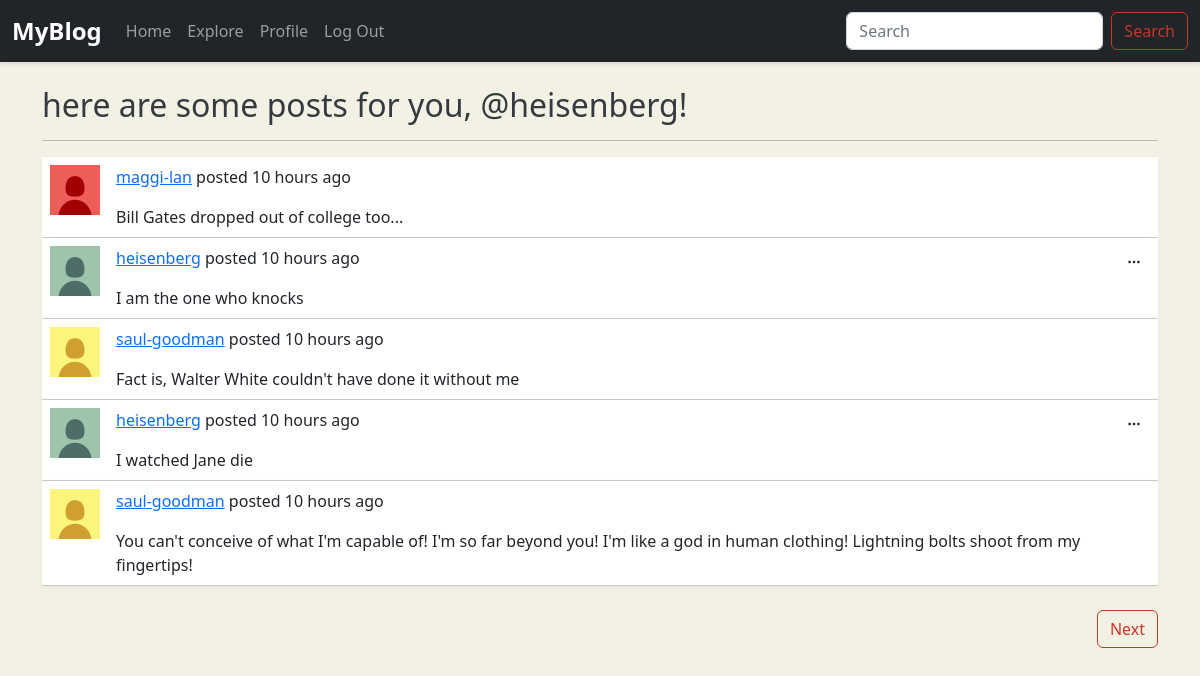
The app's page /explore (signed in) with its own data.
### tables this page shows
CREATE TABLE users (
id INTEGER PRIMARY KEY AUTOINCREMENT,
username TEXT UNIQUE NOT NULL,
hash TEXT NOT NULL,
name TEXT,
bio TEXT,
pfp TEXT);

CREATE TABLE posts (
id INTEGER PRIMARY KEY AUTOINCREMENT,
user_id INTEGER NOT NULL,
content TEXT NOT NULL,
post_time TIMESTAMP DEFAULT CURRENT_TIMESTAMP,
FOREIGN KEY (user_id) REFERENCES users(id) ON DELETE CASCADE);

### app.py (the view)
@app.route("/explore")
@login_required
def explore():
    cursor = get_db().cursor()
    page = int(request.args.get("page", 1))
    per_page = 5
    offset = (page - 1) * per_page
    cursor.execute("SELECT posts.id, username, content, post_time, users.pfp FROM posts JOIN users ON users.id = user_id ORDER BY post_time DESC LIMIT ? OFFSET ?", (per_page, offset))
    posts = cursor.fetchall()
    for i in range(len(posts)):
        posts[i] = dict(posts[i])
        post = posts[i]
        post["post_time"] = time_ago(post["post_time"])
    cursor.execute("SELECT COUNT(*) FROM posts")
    total_posts = cursor.fetchone()[0]
    total_pages = (total_posts + per_page - 1) // per_page
    print(total_pages)
    return render_template("explore.html", posts=posts, page=page, total_pages=total_pages)

### app.py (called while the page is built)
@app.teardown_appcontext # this will automatically close the db connection after each request
def close_connection(exception):
    db = g.pop('db', None)
    if db is not None:
        db.close()

### helper.py (called while the page is built)
def get_db():
    if 'db' not in g:  # 'g' is a temporary storage object
        g.db = connect("blog.db") # 'db' is an attribute in which we are going to store the connection
        g.db.row_factory = Row  #rows will be a list while row will be an object
    return g.db

def login_required(main): # decorator function
    @wraps(main) # helps in importing some meta data to the inner function --> no use, it just makes stuff easier for the intepreter
    def inner(*args, **kwargs):  # args and kwargs already represent the arguements the main arguement recieves
        if not session.get("user_id"):
            return redirect("/login")
        return main(*args, **kwargs)
    return inner

def time_ago(post_time):
    post_time = datetime.strptime(post_time, "%Y-%m-%d %H:%M:%S").replace(tzinfo=timezone.utc)
    now = datetime.now(timezone.utc)
    seconds = int((now - post_time).total_seconds())
    if seconds < 60:
        return f"{seconds} seconds" if (seconds != 1) else f"{seconds} second"
    elif seconds < 60*60:
        minutes =  seconds // 60
        return f"{minutes} minutes" if (minutes > 1) else f"{minutes} minute"
    elif seconds < 60*60*24:
        hours = seconds // (60 * 60)
        return f"{hours} hours" if (hours > 1) else f"{hours} hour"
    else:
        days = seconds // (60*60*24)
        return f"{days} days" if (days > 1) else f"{days} day"

### templates/explore.html (shortened to what this page needs)
{% extends "layout.html" %}
{% block body %}
    <div class="container py-4">
        <h2>here are some posts for you, @{{ session.username }}!</h2>
        <hr>
        {% set path = '/explore' %}
        {% include 'posts.html' %}
    </div>
{% endblock %}

### templates/posts.html (shortened to what this page needs)
<table class="table table-hover" id="posts" valign="top">
    {% for post in posts %}
        <tr>
            <td style="width: 60px;">
                <img src="{{ post.pfp }}" style="width: 50px; height: 50px;">
            </td>
            <td>
                <p>
                    <a href="/profile/{{ post.username }}">{{ post.username }}</a>
                    posted {{ post.post_time }} ago
                </p>
                {{ post.content }}
            </td>
            <td style="width: 1%; white-space: nowrap;">
                {% if post.username == session["username"] %}
                    <div class="dropdown text-end">
                        <button class="btn btn-sm" type="button" data-bs-toggle="dropdown" aria-expanded="false">
                            <i class="bi bi-three-dots"></i>
                        </button>
                    </div>
                {% endif %}
            </td>
        </tr>
    {% endfor %}
</table>
<div class="d-flex justify-content-between my-4">
    {% if total_pages > page %}
        <a class="btn btn-outline-success" href="{{ path }}?page={{ page + 1 }}#posts">Next</a>
    {% else %}
        <span></span>
    {% endif %}
</div>

### static/styles.css (style rules this page uses)
body { background-color: #f3f1e3; font-family: 'Segoe UI', Tahoma, Geneva, Verdana, sans-serif; }
h1, h2, h3 { color: #343a40; }
#posts tr { background-color: #ffffff; border-radius: 8px; box-shadow: 0 2px 5px rgba(0,0,0,0.05); margin-bottom: 1rem; padding: 1rem; border: #21252940; transition: background-color 0.2s ease; border-color: #21252940; }
.btn-outline-success { transition: background-color 0.2s ease, color 0.2s ease; --bs-btn-color: #c63728; --bs-btn-border-color: #c63728; --bs-btn-hover-color: #fff; --bs-btn-hover-bg: #c63728; --bs-btn-hover-border-color: #c63728; -bs-btn-active-color: #fff; --bs-btn-active-bg: #c63728; --bs-btn-active-border-color: #c63728; }
.d-flex.justify-content-between { gap: 1rem; }
#posts td { vertical-align: top; }

### records on screen
users: username "heisenberg"
posts: pfp (picture), username "maggi-lan", post_time "10 hours", content "Bill Gates dropped out of college too..."
posts: pfp (picture), username "heisenberg", post_time "10 hours", content "I am the one who knocks"
posts: pfp (picture), username "saul-goodman", post_time "10 hours", content "Fact is, Walter White couldn't have done it without me"
posts: pfp (picture), username "heisenberg", post_time "10 hours", content "I watched Jane die"
posts: pfp (picture), username "saul-goodman", post_time "10 hours", content "You can't conceive of what I'm capable of! I'm so far beyond you! I'm like a god in human clothing! Lightning bolts shoot from my fingertips!"
